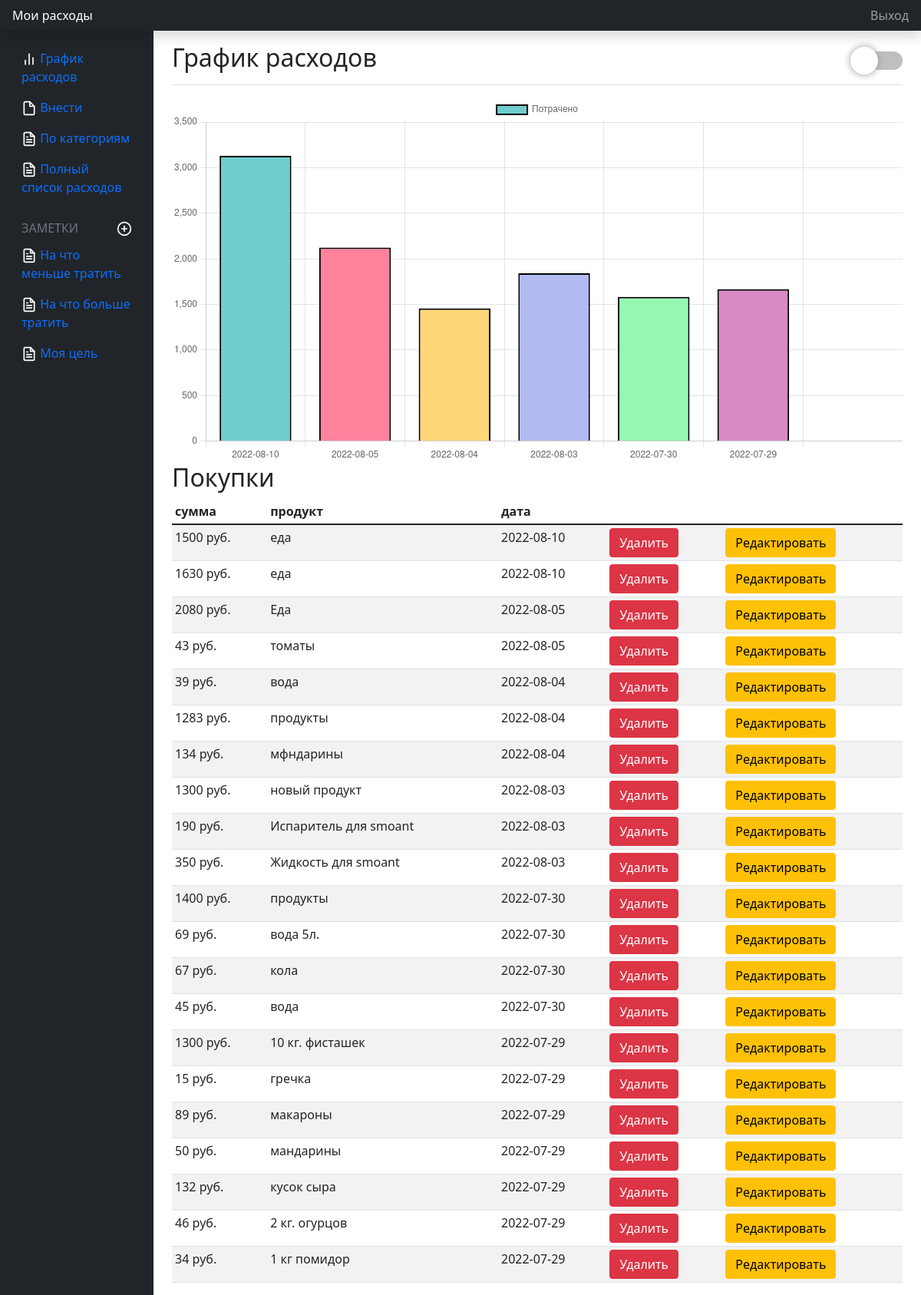
The page / on the database its author committed.
### main.py (models this page shows, shortened)
class Article(db.Model):
    id = db.Column(db.Integer, primary_key=True)
    date = db.Column(db.DateTime, default=datetime.utcnow)
    product = db.Column(db.String(50), nullable=True)
    price = db.Column(db.Integer)

### main.py (the view)
@login_required
@app.route('/')
def index():
    article = Article.query.order_by(Article.date.desc()).all()
    return render_template("index.html", article=article)

### main.py (called while the page is built)
@app.after_request
def redirect_to_signin(response):
    if response.status_code == 401:
        return redirect(url_for('/sign_in'))
    return response

### templates/index.html (shortened to what this page needs)
{% extends 'base.html' %}
{% block body %}
<main class="col-md-9 ms-sm-auto col-lg-10 px-md-4"><div class="chartjs-size-monitor"><div class="chartjs-size-monitor-expand"><div class=""></div></div><div class="chartjs-size-monitor-shrink"><div class=""></div></div></div>
    <div class="d-flex justify-content-between flex-wrap flex-md-nowrap align-items-center pt-3 pb-2 mb-3 border-bottom">
      <h1 class="h2">График расходов</h1>
      <div class="switch-btn" onclick="updateType()"></div>
    </div>
    <canvas id="myChart"></canvas>
    <h2>Покупки</h2>
    <div class="table-responsive">
      <table class="table table-striped table-sm">
        <thead>
          <tr>
            <th>сумма</th>
            <th>продукт</th>
            <th>дата</th>
          </tr>
        </thead>
        <tbody>
            {% for el in article %}
                <tr>
                    <td id="price_td">{{ el.price }} руб.</td>
                    <td id="product_td">{{el.product}}</td>
                    <td id="date_td">{{el.date.date()}}</td>
                    <td><a href="/spending/{{ el.id }}/del" class="btn btn-danger">Удалить</a></td>
                    <td><a href="/refactor/{{ el.id }}/update" class="btn btn-warning">Редактировать</a></td>
                </tr>
            {% endfor %}
        </tbody>
      </table>
    </div>
  </main>
  <script>
    // кнопка пока не используется
    $('.switch-btn').click(function(){
      $(this).toggleClass('switch-on');
      if ($(this).hasClass('switch-on')) {
        $(this).trigger('on.switch');
      } else {
        $(this).trigger('off.switch');
      }
    });
    // Дата из БД
    var date_db = ('{% for el in article %} {{el.date.date()}} {% endfor %}').replace(/\s+/g, ' ').trim();
    let date = date_db.split(' ');
    let setDate = new Set(date);
    let arrDate = Array.from(setDate)
    arrDate.length = 7;
    // Цена из БД
    var price_db = ('{% for el in article %} {{el.price}} {% endfor %}').replace(/\s+/g, ' ').trim();
    let price = price_db.split(' ').map(Number);
    let sortPrice = [];
    let sum = Number();
    // делаем зависимость общей траты за определенный день
    for(let i = 0; i < date.length; i++){
            if (date[i] == date[i+1]){
                sum += price[i]
            }else if (sum != 0 && date[i] != date[i+1]){
              sum += price[i]
              sortPrice.push(sum);
                sum = 0;
            }else{
              sortPrice.push(price[i]);
            }
        }
    // строим график по полученным данным
    let ctx = document.querySelector('#myChart').getContext('2d');
    let myChart = new Chart(ctx, {
          type: 'bar',
          data: {
              labels: arrDate,
              datasets: [{
                  label: 'Потрачено',
                  data: sortPrice,
                  backgroundColor: [
                      '#6fcdcd',
                      '#ff829d',
                      '#ffd778',
                      '#B2BBF1',
                      '#95F7B2',
                      '#D78AC4'
                  ],
                  borderColor: [
                      'black',
                  ],
                  borderWidth: 2
              }]
              },
          options: {
          }
      })
  </script>
{% endblock %}

### static/css/main.css (style rules this page uses)
* { margin: 0; padding: 0; box-sizing: border-box; }
.switch-btn { display: inline-block; width: 62px; height: 24px; border-radius: 12px; background: #bfbfbf; z-index: 0; margin: 0; padding: 0; border: none; cursor: pointer; position: relative; transition-duration: 300ms; }
.switch-btn::after { content: ""; height: 36px; width: 36px; border-radius: 18px; background: #fff; top: -6px; left: -6px; transition-duration: 300ms; box-shadow: 0 0 10px 0 #999999; position: absolute; z-index: 1; }

### rows shown on the page
Article: price "1500", product "еда", date "2022-08-10"
Article: price "1630", product "еда", date "2022-08-10"
Article: price "2080", product "Еда", date "2022-08-05"
Article: price "43", product "томаты", date "2022-08-05"
Article: price "39", product "вода", date "2022-08-04"
Article: price "1283", product "продукты", date "2022-08-04"
Article: price "134", product "мфндарины", date "2022-08-04"
Article: price "1300", product "новый продукт", date "2022-08-03"
Article: price "190", product "Испаритель для smoant", date "2022-08-03"
Article: price "350", product "Жидкость для smoant", date "2022-08-03"
Article: price "1400", product "продукты", date "2022-07-30"
Article: price "69", product "вода 5л.", date "2022-07-30"
Article: price "67", product "кола", date "2022-07-30"
Article: price "45", product "вода", date "2022-07-30"
Article: price "1300", product "10 кг. фисташек", date "2022-07-29"
Article: price "15", product "гречка", date "2022-07-29"
Article: price "89", product "макароны", date "2022-07-29"
Article: price "50", product "мандарины", date "2022-07-29"
Article: price "132", product "кусок сыра", date "2022-07-29"
Article: price "46", product "2 кг. огурцов", date "2022-07-29"
Article: price "34", product "1 кг помидор", date "2022-07-29"

### other values the page prints
chart data {{ el.price }} 1500, 1630, 2080, 43, 39, 1283, 134, 1300, 190, 350, 1400, 69, 67, 45, 1300, 15, 89, 50, 132, 46, 34
